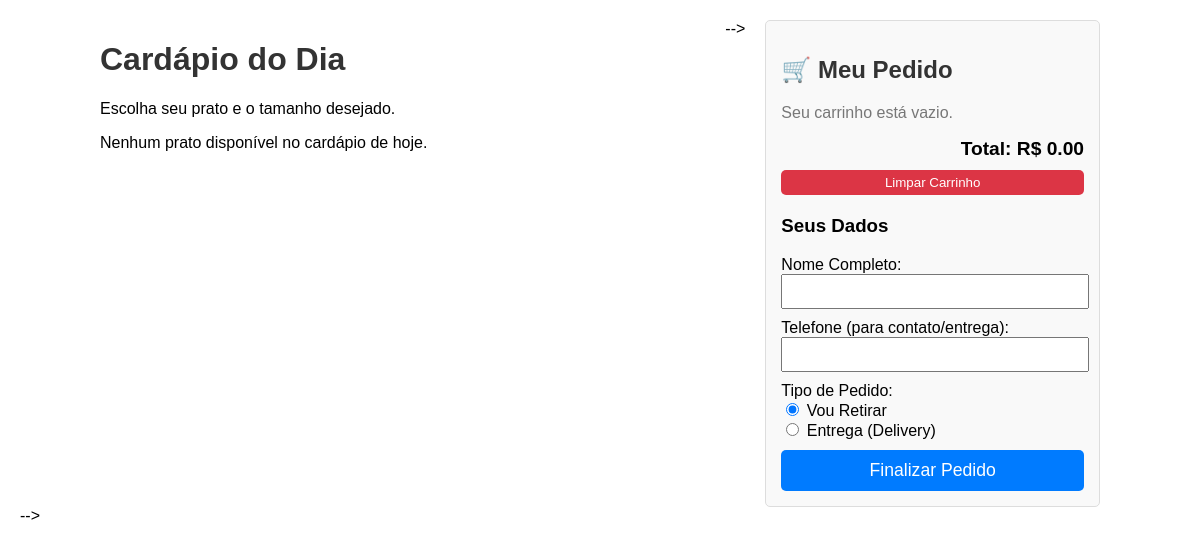
Before: / with the older database file.
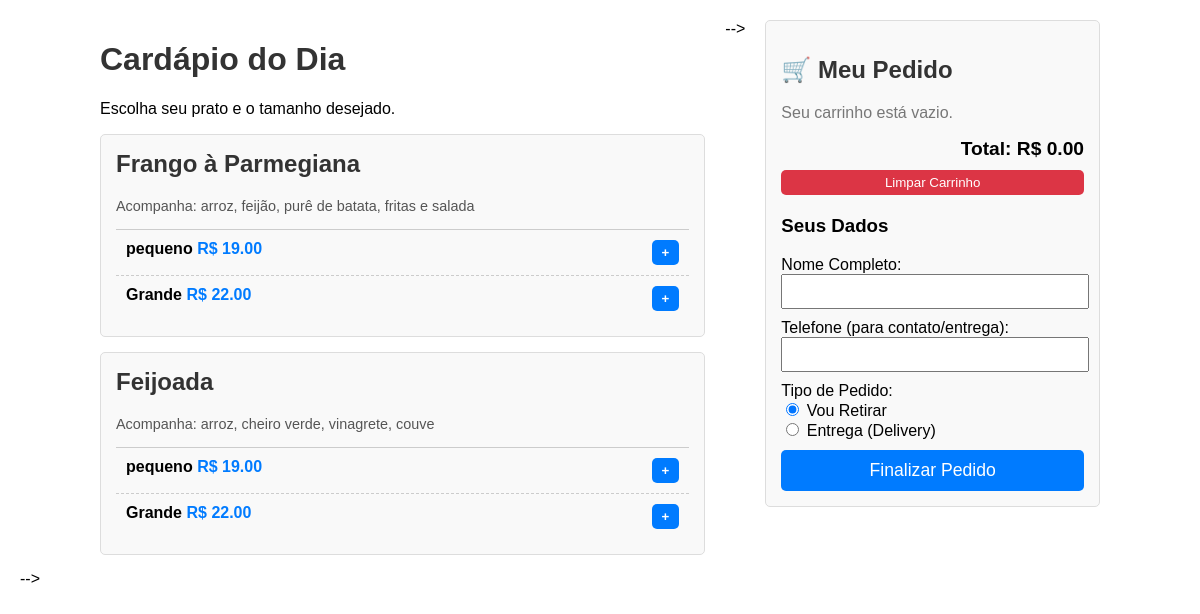
After: the same page with the newer database file.
### app.py (models this page shows, shortened)
class CardapioDoDia(db.Model):
    __tablename__ = 'cardapio_do_dia'
    id = db.Column(db.Integer, primary_key=True)
    descricao_dia = db.Column(db.String(200)) # Descrição específica do dia (ex: "Hoje com purê")
    disponivel = db.Column(db.Boolean, default=True, nullable=False)
    prato_id = db.Column(db.Integer, db.ForeignKey('prato.id'), nullable=False)
    prato = db.relationship('Prato', back_populates='cardapios')

class Prato(db.Model):
    __tablename__ = 'prato' # Nome da tabela no banco
    id = db.Column(db.Integer, primary_key=True)
    nome_prato = db.Column(db.String(100), nullable=False, unique=True) # Ex: "Frango à Parmegiana"
    descricao_base = db.Column(db.String(200)) # Ex: "Arroz, feijão, fritas"
    cardapios = db.relationship('CardapioDoDia', back_populates='prato')

class Tamanho(db.Model):
    id = db.Column(db.Integer, primary_key=True)
    nome = db.Column(db.String(50), nullable=False, unique=True) # Ex: "Pequeno", "Grande"
    preco = db.Column(db.Float, nullable=False) # Ex: 20.00

### app.py (the view)
@app.route('/')
def home():
    try:
        cardapio_hoje = CardapioDoDia.query.filter_by(disponivel=True).all()
        tamanhos = Tamanho.query.order_by(Tamanho.preco).all() # Ordena do mais barato ao mais caro
    except Exception as e:
        print(f"Erro ao buscar o cardápio principal: {e}")
        cardapio_hoje = []
        tamanhos = []
    return render_template('index.html',
                           cardapio_hoje=cardapio_hoje,
                           tamanhos=tamanhos)

### templates/index.html (shortened to what this page needs)
<!DOCTYPE html>
<html lang="pt-br">
<head>
    <link rel="stylesheet" href="{{ url_for('static', filename='style.css') }}">
    <link rel="stylesheet" href="{{ url_for('static', filename='client.css') }}">
</head>
<body>
    <div class="container">
        <div class="cardapio-coluna">
            <h1>Cardápio do Dia</h1>
            <p>Escolha seu prato e o tamanho desejado.</p>
            <div class="cardapio-lista">
                {% for item in cardapio_hoje %}
                <div class="prato">
                    <h2>{{ item.prato.nome_prato }}</h2>
                    <p class="descricao">
                        Acompanha: {{ item.descricao_dia }}
                    </p>
                    {% for tam in tamanhos %}
                    <div class="tamanho-opcao">
                        <div>
                            <span class="tamanho-nome">{{ tam.nome }}</span>
                            <span class="tamanho-preco">
                                R$ {{ "%.2f"|format(tam.preco) }}
                            </span>
                        </div>
                        <button class="btn-add-item" data-prato-id="{{ item.id }}"
                            data-prato-nome="{{ item.prato.nome_prato }}" data-tamanho-id="{{ tam.id }}"
                            data-tamanho-nome="{{ tam.nome }}" data-preco="{{ tam.preco }}">
                            +
                        </button>
                    </div>
                    {% endfor %}
                </div>
                {% else %}
                <p>Nenhum prato disponível no cardápio de hoje.</p>
                {% endfor %}
            </div>
        </div>
        -->
        <div class="carrinho-coluna">
            <h2>🛒 Meu Pedido</h2>
            <div id="lista-carrinho">
                <p style="color: #777;">Seu carrinho está vazio.</p>
            </div>
            <div class="carrinho-total">
                <span>Total:</span>
                <span id="total-carrinho">R$ 0.00</span>
            </div>
            <button type="button" id="clear-cart-btn"
                style="width: 100%; padding: 5px; margin-top: 10px; background-color: #dc3545; color: white; border: none; border-radius: 5px; cursor: pointer;">
                Limpar Carrinho
            </button>
            <div id="checkout-form" style="margin-top: 20px;">
                <form id="form-pedido">
                    <h3>Seus Dados</h3>
                    <label for="nome_cliente">Nome Completo:</label>
                    <input type="text" id="nome_cliente" name="nome_cliente" required
                        style="width: 95%; padding: 8px; margin-bottom: 10px;">
                    <label for="telefone_cliente">Telefone (para contato/entrega):</label>
                    <input type="tel" id="telefone_cliente" name="telefone_cliente" required
                        style="width: 95%; padding: 8px; margin-bottom: 10px;">
                    <label>Tipo de Pedido:</label>
                    <div style="margin-bottom: 10px;">
                        <input type="radio" id="tipo_retirada" name="tipo_pedido" value="RETIRADA" checked>
                        <label for="tipo_retirada">Vou Retirar</label>
                        <br>
                        <input type="radio" id="tipo_entrega" name="tipo_pedido" value="ENTREGA">
                        <label for="tipo_entrega">Entrega (Delivery)</label>
                    </div>
                    <button type="submit" id="btn-finalizar" style="width: 100%; padding: 10px 15px; font-size: 1.1em;"
                        class="add-btn">
                        Finalizar Pedido
                    </button>
                </form>
            </div>
        </div>
    </div> -->
</body>
</html>

Changed rows visible on the page:
added CardapioDoDia: prato.nome_prato "Frango à Parmegiana", descricao_dia "arroz, feijão, purê de batata, fritas e salada"
added Tamanho: nome "pequeno", preco "19.00"
now on this page (row unchanged): Tamanho: nome "Grande", preco "22.00"
added CardapioDoDia: prato.nome_prato "Feijoada", descricao_dia "arroz, cheiro verde, vinagrete, couve"
Other visible differences:
text no longer shown: "Nenhum prato disponível no cardápio de hoje."
